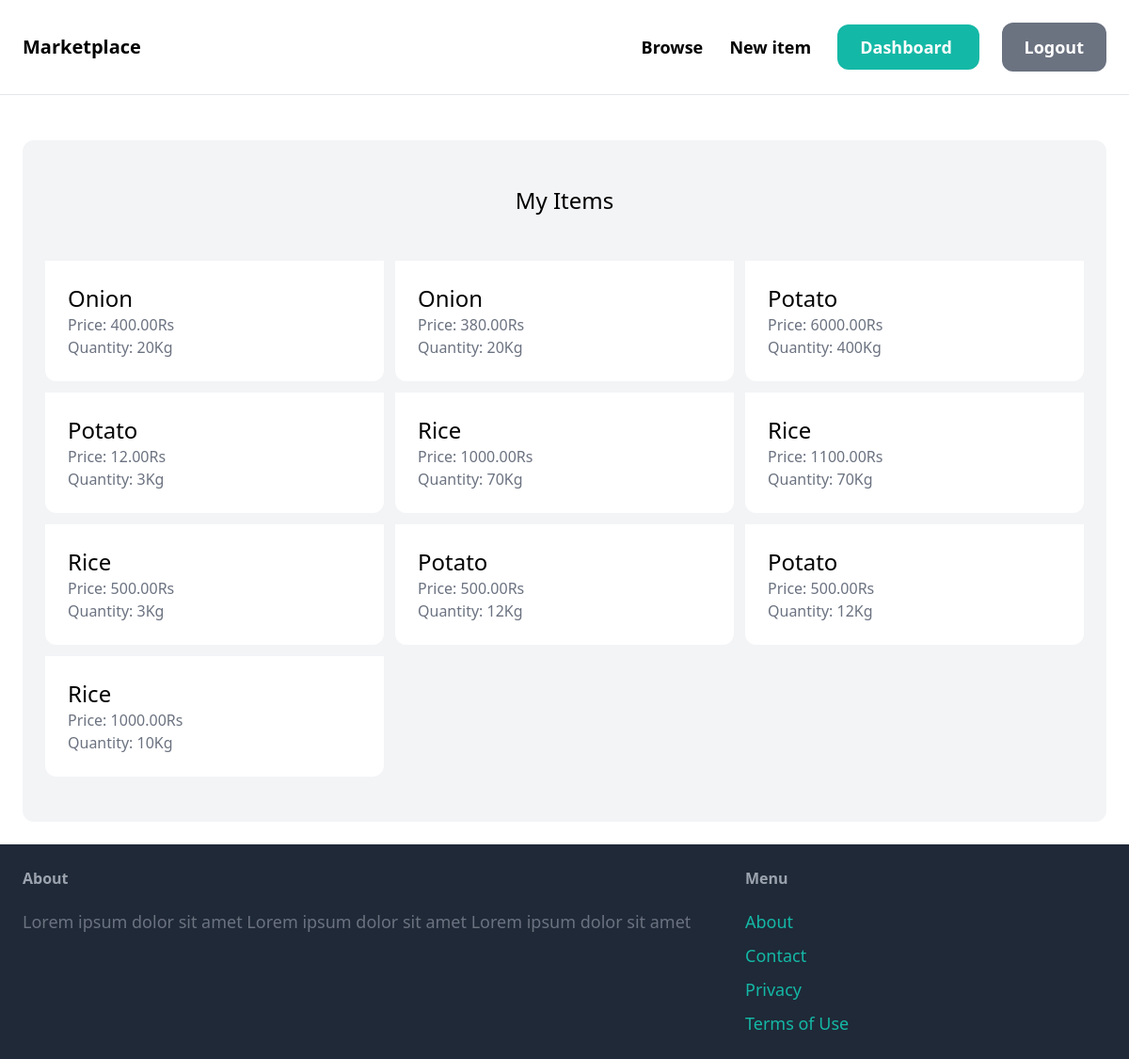
The page /dashboard (signed in) on the database its author committed.
### items/models.py (models this page shows, shortened)
class Transaction(models.Model):
    name=models.ForeignKey(Product, related_name="transactions", on_delete=models.CASCADE)
    price=models.DecimalField(decimal_places=2, max_digits=6)
    quantity=models.IntegerField()
    created_by = models.ForeignKey(User, related_name='items', on_delete=models.CASCADE)
    created_at=models.DateTimeField(auto_now_add=True)
    is_sold=models.BooleanField(default=False)
    sold_at = models.DateTimeField(blank=True, null=True)
    sold_to = models.ForeignKey(User, related_name='items_bought', on_delete=models.CASCADE, blank=True, null=True)

class Product(models.Model):
    name = models.CharField(max_length=20)
    class Meta:
        ordering = ('name',)
        verbose_name_plural = "Products"
    def __str__(self):
        return self.name

### dashboard/views.py (the view)
# urls.py: path('', views.index, name='index'),
@login_required
def index(request):
    transactions = Transaction.objects.filter(created_by = request.user)
    return render(request, "dashboard/index.html", {
        'transactions': transactions,
    })

### templates/dashboard/index.html (shortened to what this page needs)
{% extends 'core/base.html' %}
{% block content %}
<div class="mt-6 px-6 py-12 bg-gray-100 rounded-xl">
    <h2 class="mb-12 text-2xl text-center">My Items</h2>
    <div class="grid grid-cols-3 gap-3">
        {% for item in transactions %}
        <div>
            <a href="{% url 'items:detail' item.id %}">
                <div class = "p-6 bg-white rounded-b-xl">
                    <h2 class="text-2xl">{{ item.name }}</h2>
                    <p class="text-gray-500">Price: {{ item.price }}Rs</p>
                    <p class="text-gray-500">Quantity: {{ item.quantity }}Kg</p>
                </div>
            </a>
        </div>
        {% endfor %}
    </div>
</div>
{% endblock %}

### rows shown on the page
Transaction: name "Onion", price "400.00", quantity "20"
Transaction: name "Onion", price "380.00", quantity "20"
Transaction: name "Potato", price "6000.00", quantity "400"
Transaction: name "Potato", price "12.00", quantity "3"
Transaction: name "Rice", price "1000.00", quantity "70"
Transaction: name "Rice", price "1100.00", quantity "70"
Transaction: name "Rice", price "500.00", quantity "3"
Transaction: name "Potato", price "500.00", quantity "12"
Transaction: name "Potato", price "500.00", quantity "12"
Transaction: name "Rice", price "1000.00", quantity "10"
